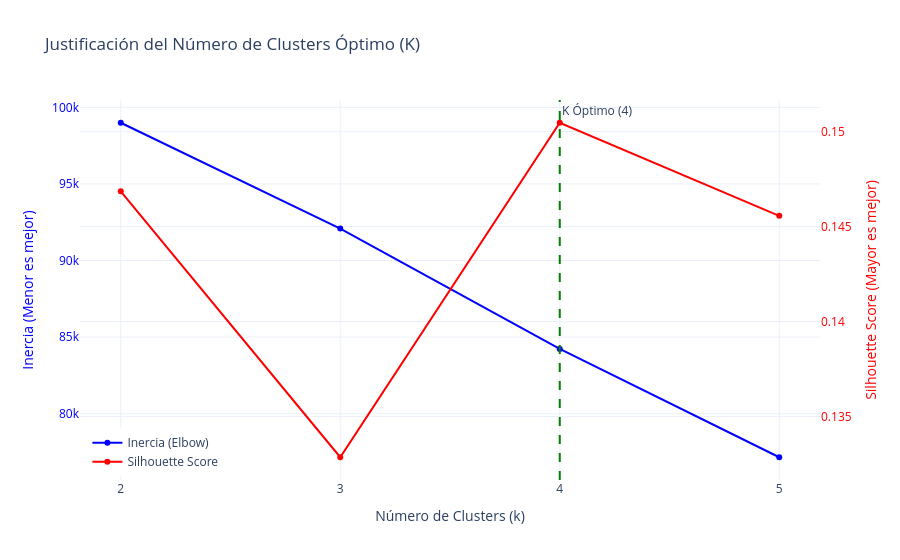

Write notebook code for a chart like this one.
### Markdown cell above
¡BINGO! 🎉 ¿Ves cómo el Silhouette bajo no importaba? Tu algoritmo de clustering ha funcionado de maravilla y ha encontrado patrones de negocio clarísimos.

Ha segmentado a los clientes usando, casi exclusivamente, su Nivel de Estudios y su Estado Civil. Y lo más fascinante es que ha destapado cosas anti-intuitivas que le van a encantar a cualquier tribunal o jefe de riesgos.

Aquí tienes el perfilado exacto de cada cluster, listo para copiar y pegar en tu informe o TFM

Shutterstock


:

🔴 Cluster 1: "Universitarios Solteros" (EL MAYOR RIESGO)
Tasa de Morosidad: 14.00% (Los que más impagan con diferencia).

Volumen: 3.071 clientes.

¿Quiénes son? El 99% tiene Grado Universitario y el 73% están solteros.

Insight de negocio: Aunque tengan carrera universitaria, este grupo es el más peligroso para el banco. Suelen ser jóvenes independizados o perfiles que, pese a tener estudios, asumen más riesgo del que pueden pagar.

🟡 Cluster 0: "El Perfil Base" (RIESGO MEDIO-ALTO)
Tasa de Morosidad: 11.06%.

Volumen: 3.853 clientes (El grupo más grande).

¿Quiénes son? El 99% solo tiene "Estudios Escolares" (básicos) y tienen el Ratio de Deuda más alto de todos (0.51). Un 54% son solteros.

Insight de negocio: Es el cliente "promedio" trabajador con bajo nivel educativo y alto endeudamiento relativo.

🟢 Cluster 2: "La Élite Académica" (RIESGO BAJO)
Tasa de Morosidad: 9.03%.

Volumen: 443 clientes (Un nicho pequeño).

¿Quiénes son? El 100% tiene un Máster. Además, son los que tienen el Ratio de Deuda más bajo de todos (0.45) y menos personas a cargo (0.38).

Insight de negocio: Son clientes muy cualificados, con alta educación financiera, que no se sobreendeudan. Son buenos pagadores.

🏆 Cluster 3: "Los Divorciados" (EL PERFIL MÁS SEGURO)
Tasa de Morosidad: 4.96% (¡Casi no impagan!).

Volumen: 826 clientes.

¿Quiénes son? El 100% son Divorciados.

Insight de negocio: Es el dato más sorprendente y valioso. Los divorciados (probablemente porque ya han pasado por liquidaciones de gananciales, pagan pensiones y controlan al milímetro su economía) son, con muchísima diferencia, los clientes más seguros a los que el banco les puede prestar dinero para una vivienda.

### Code cell
# =====================================================
# ENCONTRAR EL NÚMERO DE CLUSTERS (K) ÓPTIMO (Visualmente)
# =====================================================
print("🔎 Buscando el número óptimo de clusters (k)...")
best_k = 3  
best_k_score = -1

# Listas para guardar datos para el gráfico
k_values = [2, 3, 4, 5]
silhouettes = []
inercias = []

for k in k_values:
    km = KMeans(n_clusters=k, random_state=42, n_init=10)
    labels = km.fit_predict(X_train_cluster)
    
    score = silhouette_score(X_train_cluster, labels)
    inercia = km.inertia_
    
    silhouettes.append(score)
    inercias.append(inercia)
    
    print(f"   k={k} -> Silhouette: {score:.4f} | Inercia: {inercia:.0f}")
        
    if score > best_k_score:
        best_k_score = score
        best_k = k

print(f"✅ Número óptimo seleccionado: k={best_k}")

# --- GRÁFICO COMBINADO: CODO + SILHOUETTE (PLOTLY) ---
# Diseño del gráfico con doble eje Y (Actualizado para Plotly moderno)
fig_k.update_layout(
    title='Justificación del Número de Clusters Óptimo (K)',
    xaxis=dict(title='Número de Clusters (k)', tickvals=k_values),
    
    # Eje Y Primario (Azul)
    yaxis=dict(
        title=dict(text='Inercia (Menor es mejor)', font=dict(color='blue')), 
        tickfont=dict(color='blue')
    ),
    
    # Eje Y Secundario (Rojo)
    yaxis2=dict(
        title=dict(text='Silhouette Score (Mayor es mejor)', font=dict(color='red')), 
        tickfont=dict(color='red'), 
        overlaying='y', 
        side='right'
    ),
    
    template="plotly_white",
    legend=dict(x=0.01, y=0.01) # Leyenda abajo a la izquierda
)

# Marcamos el ganador con una línea vertical
fig_k.add_vline(x=best_k, line_width=2, line_dash="dash", line_color="green", annotation_text=f"K Óptimo ({best_k})")
fig_k.show()

### Figure 1 — Plotly figure (JSON) as saved in the notebook; plotly's stock layout.template omitted (floating-point values rounded to 4 significant figures)
{"data": [{"line": {"color": "blue", "width": 2}, "mode": "lines+markers", "name": "Inercia (Elbow)", "type": "scatter", "x": [2, 3, 4, 5], "y": [99000.0, 92090.0, 84230.0, 77160.0]}, {"line": {"color": "red", "width": 2}, "mode": "lines+markers", "name": "Silhouette Score", "type": "scatter", "x": [2, 3, 4, 5], "y": [0.1469, 0.1329, 0.1505, 0.1456], "yaxis": "y2"}], "layout": {"annotations": [{"showarrow": false, "text": "K Óptimo (4)", "x": 4, "xanchor": "left", "xref": "x", "y": 1, "yanchor": "top", "yref": "y domain"}], "legend": {"x": 0.01, "y": 0.01}, "shapes": [{"line": {"color": "green", "dash": "dash", "width": 2}, "type": "line", "x0": 4, "x1": 4, "xref": "x", "y0": 0, "y1": 1, "yref": "y domain"}], "title": {"text": "Justificación del Número de Clusters Óptimo (K)"}, "xaxis": {"tickvals": [2, 3, 4, 5], "title": {"text": "Número de Clusters (k)"}}, "yaxis": {"tickfont": {"color": "blue"}, "title": {"font": {"color": "blue"}, "text": "Inercia (Menor es mejor)"}}, "yaxis2": {"overlaying": "y", "side": "right", "tickfont": {"color": "red"}, "title": {"font": {"color": "red"}, "text": "Silhouette Score (Mayor es mejor)"}}}}
